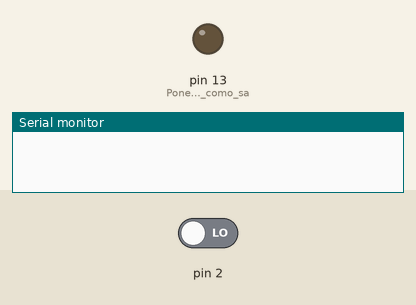
The sketch below on a simulated Arduino Uno, built with avr-gcc and run on an emulated ATmega328P. Shown: output pins drawn as LEDs (lit = HIGH), the last lines printed to the serial monitor. The inputs (shaded band) are chosen by the test bench; at power-on: pin 2 LOW.

Above: at 1.2 s.
1.3 s: pin 2 driven HIGH
At 1.8 s:
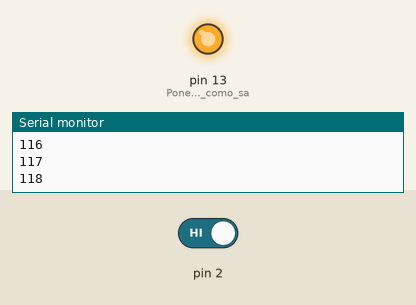
2.8 s: pin 2 driven LOW
At 3.1 s:
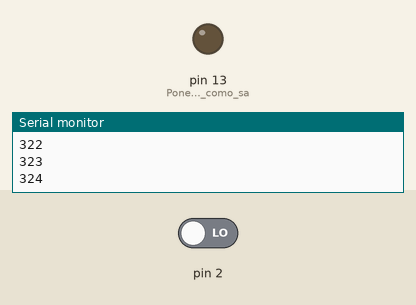
Timing chart, 0 to 5.8 s (numbered marks = the images above; inputs shaded):
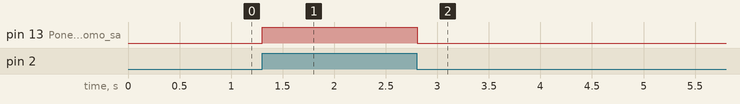

Measured:
- after the input at 1.3 s, pin 13 (Ponemos_el_pin_13_como_sa): LOW → HIGH at once
- after the input at 2.8 s, pin 13 (Ponemos_el_pin_13_como_sa): HIGH → LOW at once

The sketch:

Ej_entre_Arduinos1.ino
```cpp
//Comunicación entre placas de Arduino. Puedes ver el esquema llamado Entre-Arduinos de la carpeta "Conexiones eléctricas"
/*Con este ejemplo se pretende que un Arduino comunique a otro su estado y el otro haga otra función con luces mediante
los datos que lleguen por la comunicación serie de las placas. Para ello hay que escribir dos códigos, uno para la placa1
y otro para la placa2 de Arduino.*/

int boton = 0;
int contador = 0;

void setup() {
  pinMode(13, OUTPUT);  //Ponemos el pin 13 como salida y el 2 como entrada
  pinMode(2, INPUT);
  Serial.begin(9600);  //Especificamos los baudios o bps a los que transmitirá el puerto serie
}
void loop() {
  boton = digitalRead(2); //Comprobamos el estado del botón
  if (boton == HIGH) {          //Hace que la luz se encienda y el contador avance 1, luego envía el estado al puerto serie
    digitalWrite(13, HIGH);
    contador = contador + 1;
    Serial.println(contador);
  }
  else {
    digitalWrite(13, LOW);
  }
}
```
